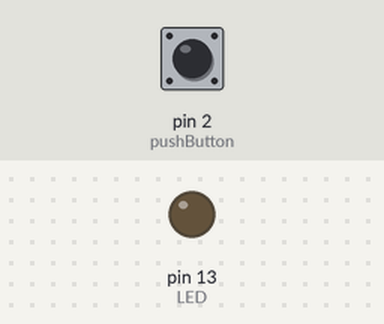
Bench run of a sketch on a simulated Arduino Uno, built with avr-gcc and run on an emulated ATmega328P. Parts: output pins drawn as LEDs (lit = HIGH). The test bench sets the inputs (shaded band); at power-on: pin 2 (pushButton) LOW.

Above: at 1.2 s.
1.3 s: pin 2 (pushButton) pulled HIGH for 0.15 s
At 1.4 s:
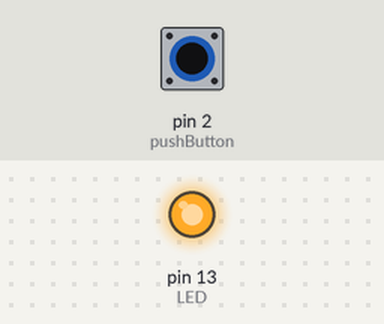
3.0 s: pin 2 (pushButton) pulled HIGH for 3.2 s
At 6.8 s:
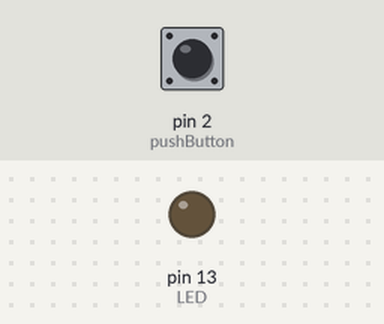
Timing chart, 0 to 8.3 s (numbered marks = the images above; inputs shaded):
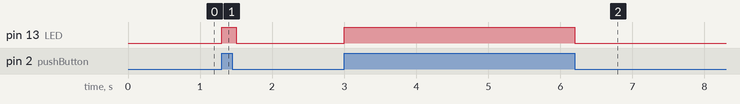

The sketch:

pushbuttton.ino
```cpp
// digital pin 2 has a pushbutton attached to it. Give it a name:
int pushButton = 2;
int LED= 13;

// the setup routine runs once when you press reset:
void setup() {

  // make the pushbutton's pin an input:
  pinMode(pushButton, INPUT);
  pinMode(LED, OUTPUT);
}

// the loop routine runs over and over again forever:
void loop() {
  // read the input pin:
  int buttonState = digitalRead(pushButton);
if (buttonState==HIGH)
 digitalWrite(LED, HIGH);   // turn the LED on (HIGH is the voltage level)
else if (buttonState==LOW)
  digitalWrite(LED, LOW);    // turn the LED off by making the voltage LOW

  delay(100);        // delay in between reads for stability
}
```

Measured:
- after the input at 1.3 s, pin 13 (LED): LOW → HIGH at once, → LOW 0.20 s later
- after the input at 3.0 s, pin 13 (LED): LOW → HIGH at once, → LOW 3.2 s later
